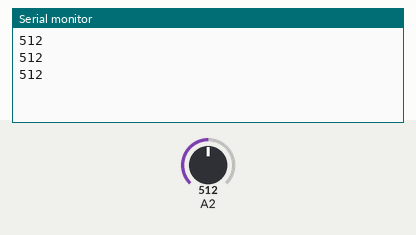
A sketch run on a simulated Arduino Uno, built with avr-gcc and run on an emulated ATmega328P. Shown: the last lines printed to the serial monitor. The inputs (shaded band) are chosen by the test bench; at power-on: A2 = 512.

Above: at 1.3 s.
1.4 s: A2 set to 716
At 1.9 s:
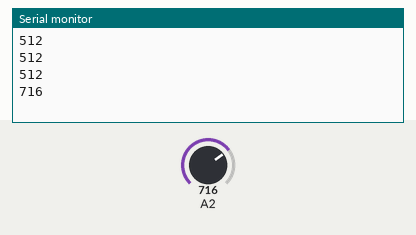
2.9 s: A2 set to 900
At 3.4 s:
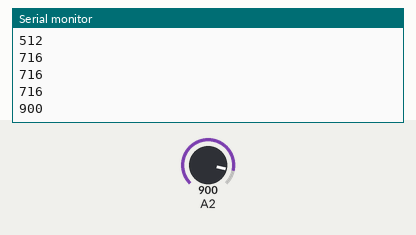
Timing chart, 0 to 5.9 s (numbered marks = the images above; inputs shaded):
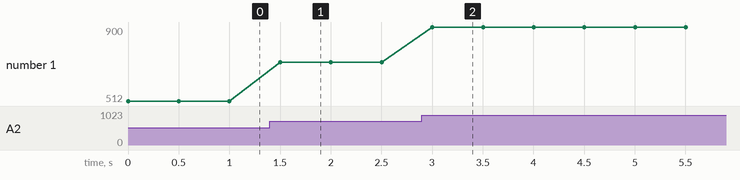

The sketch:

Aula_04_analogRead.ino
```cpp
// Variável que armazenará o valor convertido pelo ADC
// ADC: Analog-to-Digital Converter de 10 bits (resolução)
// analogRead(pino) -----> 0 a 1023
// ----------------------> 0.00V a 5.00V
// 2 ^ 10 = 1024
int valor;

void setup() {
  Serial.begin(9600); // Habilitar porta de comunicação Serial (9600 bits/s)
}

void loop() {
  valor = analogRead(A2);
  Serial.println(valor);
  delay(500);
}
```

Measured:
- after the input at 1.4 s, the serial monitor: prints a new line after 0.10 s (image 1)
- after the input at 2.9 s, the serial monitor: prints a new line after 0.10 s (image 2)
- plotted number 1: 512 → 716 after the input at 1.4 s, 716 → 900 after the input at 2.9 s
